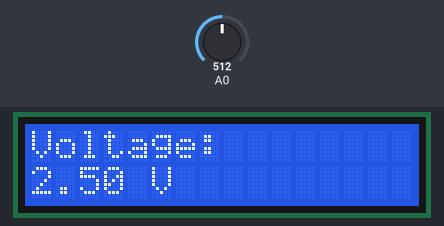
Bench run of a program on a simulated Arduino Uno, built with avr-gcc and run on an emulated ATmega328P. Shown: 16×2 character LCD. The test bench sets the inputs (shaded band); at power-on: A0 = 512.

Above: at 1.2 s.
1.3 s: A0 set to 716
At 2.3 s:
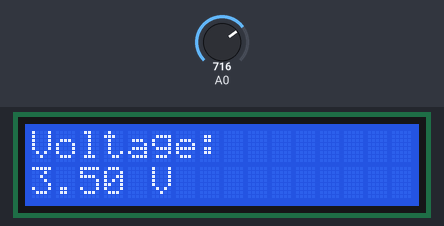
2.8 s: A0 set to 900
At 3.2 s:
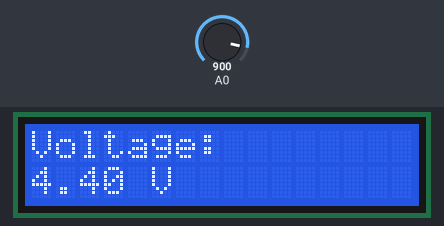
4.3 s: A0 set to 1023
At 5.4 s:
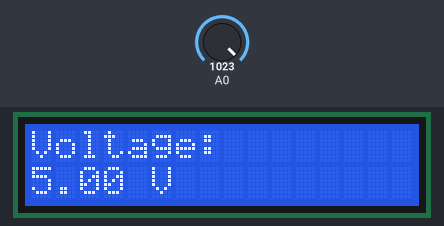
Timing chart, 0 to 7.3 s (numbered marks = the images above; inputs shaded):
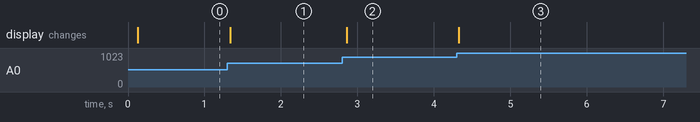

The program:

main.cpp
```cpp
#include <Arduino.h>
#include <avr/interrupt.h>
#include <LiquidCrystal.h>
LiquidCrystal lcd(2, 3, 4, 5, 6, 7);
volatile uint16_t rawADC;
volatile float voltage;
volatile bool adcDone = false;
void ADC_init()
{
DDRC &= ~(1 << PC0);
ADMUX = (1 << REFS0);
ADCSRA |= (1 << ADEN);
ADCSRA |= (1 << ADPS2) | (1 << ADPS1) | (1 << ADPS0);
ADCSRA |= (1 << ADIE);
sei();
}
ISR(ADC_vect)
{
  rawADC = ADC;
  voltage = rawADC * 5.0 / 1023.0;
  adcDone = true;
}
void setup()
{
  lcd.begin(16, 2);
  ADC_init();
  lcd.print("Voltage:");
}
void loop()
{
  ADCSRA |= (1 << ADSC);
    if (adcDone)
    {
        adcDone = false;

        lcd.setCursor(0, 1);
        lcd.print(voltage);
        lcd.print(" V   ");
    }
    delay(62);
}
```

Measured:
- after the input at 1.3 s, the display: changes at once (image 1)
- after the input at 2.8 s, the display: changes after 0.06 s (image 2)
- after the input at 4.3 s, the display: changes at once (image 3)
